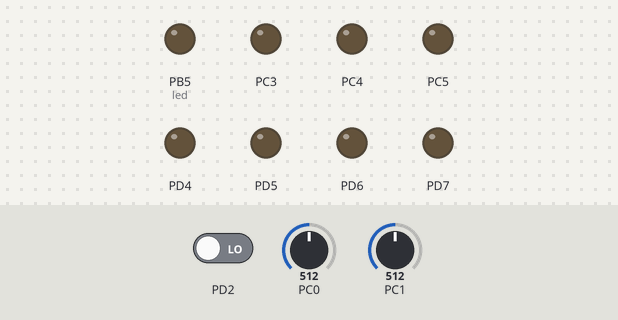
The program below on a simulated ATmega328P, built with avr-gcc and emulated at 2 MHz. Parts: output pins drawn as LEDs (lit = HIGH). The inputs (shaded band) are chosen by the test bench; at power-on: PD2 LOW, PC0 = 512, PC1 = 512.

Above: at 1.2 s.
1.3 s: PD2 driven HIGH
At 1.89 s:
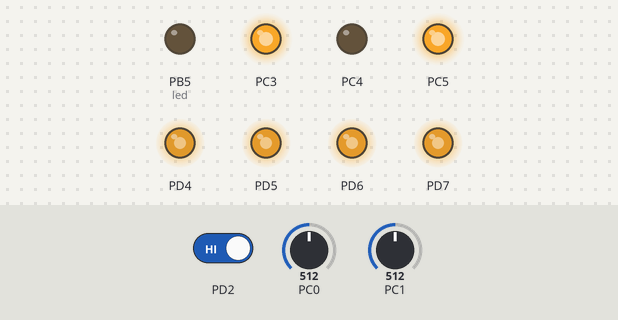
Timing chart, 0 to 10.3 s (numbered marks = the images above; inputs shaded):
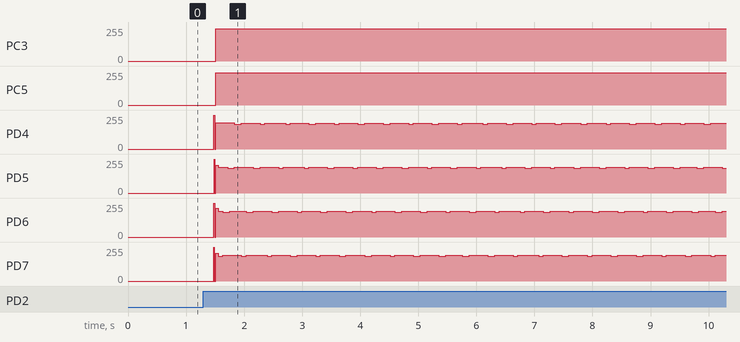

The program:

main.c
```c
/*
 * Project_Implementation.c
 *
 * Created: 11/10/2022 13:32:16
 * Author : Daniel Martinez
 */

#include <avr/io.h>
#include "common.h"
#include "display.h"
#include "timer0.h"
#include "uart.h"
#include "adc.h"
#include "zeroXing.h"
#include "calculation.h"
#include <stdint.h>
#include <stdio.h>
#include <string.h>
#include <util/delay.h>
#include <avr/interrupt.h>

uint16_t mainCounter = 0;

//Custom printf function
int uart_printf(char var, FILE *stream){
	uart_transmit(var);
	return 0;
}
static FILE usart_stdout = FDEV_SETUP_STREAM(uart_printf, NULL, _FDEV_SETUP_WRITE);

void testfunction() {
	cli();
	printf("bruhmomentV6");
	printf("\n\r");

	// --------------------------------- Voltage and Current Data
	printf("voltage = [");
	for (uint8_t i = 0; i < sampleSize; i++){
		printf("%f, ", voltageArray[i]);
	}
	printf("];");
	printf("\n\r");
	printf("current = [");
	for (uint8_t i = 0; i < sampleSize; i++){
		printf("%f, ", currentArray[i]);

	}
	printf("];");
	printf("\n\r");
	// --------------------------------- RMS Calculation


	printf("RMSVoltage = [");
	printf(" %f ", RMSVoltage);
	printf("]");
	printf("\n\r");

	printf("RMSCurrent = [");
	printf(" %f ", RMSCurrent);
	printf("]");
	printf("\n\r");


	// --------------------------------- Voltage and Current LA Calculation

	printf("VoltageLA = [");
	for (uint16_t i = 0; i < sampleSize; i++){
		printf("%f, ", approxVoltageArray[i]);

	}
	printf("];");
	printf("\n\r");
	printf("CurrentLA = [");
	for (uint16_t i = 0; i < sampleSize; i++){
		printf("%f, ", approxCurrentArray[i]);
	}

	printf("];");
	printf("\n\r");


	printf("RMSPower = [");
	printf(" %f ", RMSPower );
	printf("]");
	printf("\n\r");
}


int main(void)
{
	DDRB = 0x00;
	DDRC = 0x00;
	DDRD = 0x00;

	uart_init(12);
	stdout = &usart_stdout;
	timer0_init();
	display_init();
	adc_init();

	//zeroXing_init();

	sceneSwitch = 0; //set scene to ADC
	sei();


	DDRB |= (1 << PORTB5); //led debug

	while (1)
	{
		switch (sceneSwitch) {
			case 0:
				// Sample Mode
				disable_timer();
				zeroXing_init();

				break;

			case 1:
				// UART MODE
				timer0_init(); //re-enabe timer

 				printf("RMS Voltage is: %f\n\r", 13.9);
 				printf("RMS Current is: %f \n\r", 167.0);
 				printf("Power is: %f \n\r", 6.5);
 				printf("\n\r");
				//printf("%d, %d, %d, %c",disp_characters[3], disp_characters[2], disp_characters[1], disp_characters[0]);

				sceneSwitch = 2; //set back to (0)sample mode or (2)Display Mode_____

				break;

			case 2:
				// Display Mode


				if (counterValue > 400){ //executed every 400ms
					counterValue = 0;

					switch(displayMode){
						case 0:
							seperate_and_load_characters(RMSVoltage * 10, 0);
							sceneSwitch = 0;
							break;
						case 1:
							seperate_and_load_characters(RMSCurrent, 0);
							sceneSwitch = 0;
							break;
						case 2:
							seperate_and_load_characters(RMSPower * 100, 0);
							sceneSwitch = 0;
							break;
						default:
							printf("This shii brooooke");

					}
					displayMode++;

				}
				//printf("%d \n\r", disp_characters[0]);
				//sceneSwitch = 0;

				break;

			case 3:
				testfunction();
				break;

			case 100:
				//BufferMode
				//waiting for zeroxing to cross
				break;

			default:
				printf("This shii brooooke");
		}

	}
}
```

adc.c
```c
/*
 * adc.c
 *
 * Created: 02/09/2022 13:11:24
 *  Author: Daniel Martinez
 */

#include "common.h"
#include "adc.h"
#include "uart.h"
#include "calculation.h"
#include "timer0.h"
#include <avr/io.h>
#include <stdlib.h>
#include <avr/interrupt.h>

uint8_t arraycount;

void adc_init(){

	arraycount = 0;

	ADMUX = 0b01000000;
	ADCSRA = 0b00100100;//pre of 16, Autotrigger
	ADCSRB = 0b00000000; //interrupt request

// 	ADMUX |= (1 << MUX0); //set MUX to read ADC 1
// 	ADMUX &= ~(1 << MUX0); //set mux to read ADC 0

	ADCSRA |= (1<< ADEN) | (1<< ADSC);


}


void adc_interrupt_disable(){
	ADCSRA &= ~(1<< ADIE); //disable int

}


ISR(ADC_vect){

	//if 80 samples taken, disable ADC and change scene
	if(arraycount > 79){
		adc_interrupt_disable();
		convertValues();

		sceneSwitch = 1; //set scene to (3)Testing mode or (1)UART mode_____
		timer0_init(); //re-enabe timer

	}else if((ADMUX & (1<<MUX0)) == 0){
		currentArray[arraycount] = ADC;
		arraycount++;
	}else if (ADMUX & (1<<MUX0)) {
		voltageArray[arraycount] =  ADC;

	}

	ADMUX ^= (1 << MUX0);


}
```

adc.h
```c
/*
 * adc.h
 *
 * Created: 22/08/2022 13:24:33
 *  Author: Daniel Martinez
 */

#ifndef ADC_H_
#define ADC_H_

#include <stdint.h>

void adc_init();
uint16_t adc_read(uint8_t chan);
void adc_convert_mv();
void adc_interrupt_disable();


uint8_t arraycount;


#endif /* ADC_H_ */
```

calculation.c
```c
/*
 * calculation.c
 *
 * Created: 16/10/2022 6:08:02 pm
 *  Author: dmar256
 */
#include "common.h"

#include <math.h>
#include <stdint.h>
#include <string.h>

void adc_convert_mv(){


	for (uint16_t i = 0; i < sampleSize; i++){
		voltageArray[i] = (float)((voltageArray[i] * (float)Vref/adc_count) - VoffsetV) / (Gvs*Gvo);

		currentArray[i] = (float)((currentArray[i] * (float)Vref/adc_count) - VoffsetC) / (Gis*Gio);
	}
}


float RMS_calculation(float array[]){
	float sum = 0;
	float RMS = 0;

	for (uint16_t i = 0; i < 80; i++) {
		sum = sum + pow(array[i],2);
	}

	RMS = sum / sampleSize;
	RMS = sqrt(RMS);

	return RMS;
}


void current_linear_approx() {
	memset(approxCurrentArray, 0, sampleSize);

	approxCurrentArray[0] = ((0) + currentArray[0]) / 2 ;

	for (uint8_t i = 1; i < sampleSize; i++) {
		approxCurrentArray[i] = (currentArray[i-1] + currentArray[i]) / 2;
	}
}


void voltage_linear_approx() {
	memset(approxVoltageArray, 0, sampleSize);


	for (uint8_t i = 0; i < sampleSize-1; i++) {
		approxVoltageArray[i] = (voltageArray[i] + voltageArray[i+1]) / 2;
	}

	approxVoltageArray[sampleSize-1] = (float)((approxVoltageArray[sampleSize-2]*2) + approxVoltageArray[sampleSize-2]) / 2;
}


float RMS_power_calculation(){
	float sum = 0;
	float scalar = 0;

	scalar = ((float)(1-((float)RMSCurrent/132.0861)/30) - 0.0333333);
	//for (uint8_t i = 0; i < sampleSize; i++) {
		//sum += ( ((float)(voltageArray[i] * approxCurrentArray[i]) / 1000) + ((float)(approxVoltageArray[i] * currentArray[i]) / 1000) );
	//}
	sum = RMSCurrent * RMSVoltage * scalar / 1000;

	//return ((float)(sum / (2 * 80)));
	return sum;
}

void convertValues(){
	adc_convert_mv();
	voltage_linear_approx();
	current_linear_approx();

	RMSVoltage = (float)RMS_calculation(voltageArray) / 1000;
	RMSCurrent = RMS_calculation(currentArray);
	RMSPower = RMS_power_calculation();
}
```

calculation.h
```c
/*
 * calculation.h
 *
 * Created: 16/10/2022 6:08:12 pm
 *  Author: dmar256
 */


#ifndef CALCULATION_H_
#define CALCULATION_H_

void convertValues();

void adc_convert_mv();

void current_linear_approx();

void voltage_linear_approx();

float RMS_calculation(float array[]);

float RMS_power_calculation();


#endif /* CALCULATION_H_ */
```

common.h
```c
/*
 * common.h
 *
 * Created: 06/09/2022 14:21:07
 *  Author: Daniel Martinez
 */


#ifndef COMMON_H_
#define COMMON_H_

#include <stdint.h>
#include <time.h>
#include <stdio.h>

#define F_CPU 2000000UL

#define Vref 5000UL //Vref in mV
#define adc_count 1024UL

#define Gvs 0.04347
#define Gvo 0.95
#define Gis 0.6
#define Gio 1.9


#define VoffsetV 2070 //in mV
#define VoffsetC 2070 //in mV

#define sampleSize 80


uint8_t sceneSwitch; //0 for ADC, 1 for UART, 2 for Display
uint8_t displayMode; //0 for Voltage, 1 for Current, 2 for Power

float currentArray[sampleSize];
float voltageArray[sampleSize];
float approxCurrentArray[sampleSize];
float approxVoltageArray[sampleSize];

float RMSVoltage; //voltage in V
float RMSCurrent; //current in mA
float RMSPower; //power in W


#endif /* COMMON_H_ */
```

display.c
```c
/*
 * display.c
 *
 * Created: 30/09/2022 13:41:40
 *  Author: Daniel Martinez
 */

#include "display.h"
#include "uart.h"
#include "common.h"
#include <avr/io.h>
#include <avr/interrupt.h>

//Array containing which segments to turn on to display a number between 0 to 9
const uint8_t seg_pattern[13]={0b00111111, 0b00000110, 0b01011011, 0b01001111, 0b01100110, 0b01101101, 0b01111101, 0b00000111, 0b01111111, 0b01101111, 0b00111110, 0b01110111, 0b01110011};
//const uint8_t seg_pattern[10]={0b00111111, 0b00000110, 0b01011011, 0b01001111, 0b01100110, 0b01101101, 0b01111101, 0b00000111, 0b01111111, 0b01101111};

//4 characters to be displayed on Ds1 to Ds 4
static volatile uint8_t disp_characters[4]={0,0,0,0};


//The current digit (e.g. the 1's, the 10's) of the 4-digit number we're displaying
volatile uint8_t disp_position = 0;

void display_init(void){
	//Configure DDR bits of the I/O pins connected to the display

	DDRC |= (1 << PORTC5) | (1 << PORTC4) | (1 << PORTC3);

	DDRD |= (1 << PORTD7) | (1 << PORTD6) | (1 << PORTD5) | (1 << PORTD4);
}


//Populate the array  disp_characters[]  by separating the four digits of  number 
//and then looking up the segment pattern from  seg_pattern[] 
void seperate_and_load_characters(uint16_t number, uint8_t decimal_pos){
	//mod calculation
	uint8_t seg1Number = number % 10;
	uint8_t seg2Number = ((number - seg1Number) % 100) / 10;
	uint8_t seg3Number = ((number - seg1Number - (seg2Number * 10)) % 1000) / 100;
	//uint8_t seg4Number = (number - seg1Number - (seg2Number * 10) - (seg3Number * 100)) / 1000;


	disp_characters[0] =  seg_pattern[10 + displayMode];
	//loading calculation into array
	disp_characters[1] = seg_pattern[seg1Number];
	disp_characters[2] = seg_pattern[seg2Number];
	disp_characters[3] = seg_pattern[seg3Number];
	//disp_characters[3] = seg_pattern[seg4Number];


	switch(displayMode){
		case 0:
			disp_characters[2] |= (1 << 7);
			break;
		case 2:
			disp_characters[3] |= (1 << 7);
			break;
	}


}

void set_display_ports(){

}


//Render a single digit from  disp_characters[]  on the display at  disp_position 
void send_next_character_to_display(void){

	PORTD |= (1 << PORTD4);
	PORTD |= (1 << PORTD5);
	PORTD |= (1 << PORTD6);
	PORTD |= (1 << PORTD7);


	switch (disp_position){
		case 0:
			PORTD &= ~(1 << PORTD7);
			break;
		case 1:
			PORTD &= ~(1 << PORTD6);
			break;
		case 2:
			PORTD &= ~(1 << PORTD5);
			break;
		case 3:
			PORTD &= ~(1 << PORTD4);
			break;


	}

		//SHIFTING CODE. MUST STAY AS IS
		//______________________________
		uint8_t number = disp_characters[disp_position];
		for (int i = 8; i > 0; i--){
			//reset latch and shift pin
			PORTC &= ~(1 << PORTC3);
			PORTC &= ~(1 << PORTC5);

			if(number & (1 << (i-1))){ //checks if bit is 1
				PORTC |= (1 << PORTC4); //writes 1 to data
				PORTC |= (1 << PORTC3); //sets shift pin
			} else {
				PORTC &= ~(1 << PORTC4); // writes 0 to data
				PORTC |= (1 << PORTC3);// sets shift pin
			}
		}
		PORTC |= (1 << PORTC5); //latching
		//______________________________


	disp_position++;
}
```

display.h
```c
/*
 * display.h
 *
 * Created: 30/09/2022 13:41:54
 *  Author: Daniel Martinez
 */


#ifndef DISPLAY_H_
#define DISPLAY_H_

#include <stdint.h>

volatile uint8_t disp_position;
static volatile uint8_t disp_characters[4];
void display_init(void);
void seperate_and_load_characters(uint16_t number, uint8_t decimal_pos);
void send_next_character_to_display(void);


#endif /* DISPLAY_H_ */
```

timer0.c
```c
/*
 * timer0.c
 *
 * Created: 27/09/2022 16:15:02
 *  Author: Daniel Martinez
 */
#include "common.h"
#include "timer0.h"
#include "uart.h"
#include "display.h"
#include <stdio.h>

#include <avr/io.h>
#include <avr/interrupt.h>
#include <stdint.h>

volatile uint16_t counterValue = 0;


void timer0_init(){
	TCCR0A |= (1 << WGM01);
	TCCR0B |= (1 << CS01) | (1<<CS00);
	TIMSK0 |= (1 << OCIE0A);

	OCR0A = 100;

}


void disable_timer(){
	TCCR0A &= ~(1 << WGM01);

	TIMSK0 &= ~(1 << OCIE0A);
	TCNT0 = 0b00000000;
	disp_position = 0;
}


volatile uint16_t timerup = 0;

//triggered every 1ms;
ISR(TIMER0_COMPA_vect) {
	//uart_transmit('h');


	//triggered every 10ms
	if(timerup > 10){

		send_next_character_to_display();

		if(displayMode > 2){
			displayMode = 0;
			//TIMSK0 &= ~(1 << OCIE0A);
			//sceneSwitch = 0;
		}

		if(disp_position > 3){ //reset
			disp_position = 0;

		}

		counterValue++;

	}else{
		timerup++;
	}


}
```

timer0.h
```c
/*
 * timer0.c
 *
 * Created: 27/09/2022 16:15:02
 *  Author: Daniel Martinez
 */
#include <avr/io.h>
#include <stdbool.h>


#ifndef TIMER0_H_
#define TIMER0_H_

void disable_timer();
volatile uint16_t counterValue;
volatile uint8_t runOnce;
void timer0_init();


#endif /* TIMER0_H_ */
```

uart.c
```c
/*
 * uart.c
 *
 * Created: 8/09/2022 1:47:34 pm
 *  Author: Daniel Martinez
 */

#include <stdint.h>
#include <avr/io.h>
#include <string.h>


void uart_init(uint16_t ubrr){
	//UCSR0A = 0b00000000;
	UCSR0B = (1<<TXEN0);
	//UCSR0C = 0b00000110; //this is initial value. Don't really need this line

	UBRR0 = ubrr;
}

void uart_transmit(uint16_t data){
	while ((UCSR0A & 0b00100000) == 0){
		;
	}

	UDR0 = data;
}

void uart_transmit_array(char* message){
	for(uint8_t i = 0; i<strlen(message); i++){
		uart_transmit(message[i]);
	}
}
```

uart.h
```c
/*
 * uart.h
 *
 * Created: 8/09/2022 1:50:16 pm
 *  Author: Daniel Martinez
 */


#ifndef UART_H_
#define UART_H_

#include <avr/io.h>

void uart_init(uint16_t ubrr);
void uart_transmit(uint16_t data);
void uart_transmit_array(char* message);


#endif /* UART_H_ */
```

zeroXing.c
```c
/*
 * zeroXing.c
 *
 * Created: 14/10/2022 11:07:32 am
 *  Author: dmar256
 */

#include "common.h"
#include "zeroXing.h"
#include "adc.h"
#include "timer0.h"

#include <stdio.h>
#include <stdlib.h>
#include <avr/io.h>
#include <avr/interrupt.h>
#include <stdint.h>

uint8_t crossCount = 0;

void zeroXing_init(){
	EICRA |= (1 << ISC00) | (1 << ISC01); //rising edge on int0
	EIMSK |= (1 << INT0); //interupt enable
	sceneSwitch = 100;
}


ISR(INT0_vect){
		EIMSK &= ~(1 << INT0); //disable xing
		arraycount = 0;
 		while ((UCSR0A & ADSC) == 1){
 			;
 		}
 		ADMUX ^= (1 << MUX0);
		ADCSRA |= (1 << ADIE); //ENABLE ADC INTERUPT


}
```

zeroXing.h
```c
/*
 * zeroXing.h
 *
 * Created: 14/10/2022 11:07:42 am
 *  Author: dmar256
 */

#include <avr/io.h>
#include <stdbool.h>

#ifndef ZEROXING_H_
#define ZEROXING_H_


void zeroXing_init();


#endif /* ZEROXING_H_ */
```

Measured:
- after the input at 1.3 s, PC3: 0/255 → 243/255 after 0.21 s; PC5: 0/255 → 242/255 after 0.21 s
